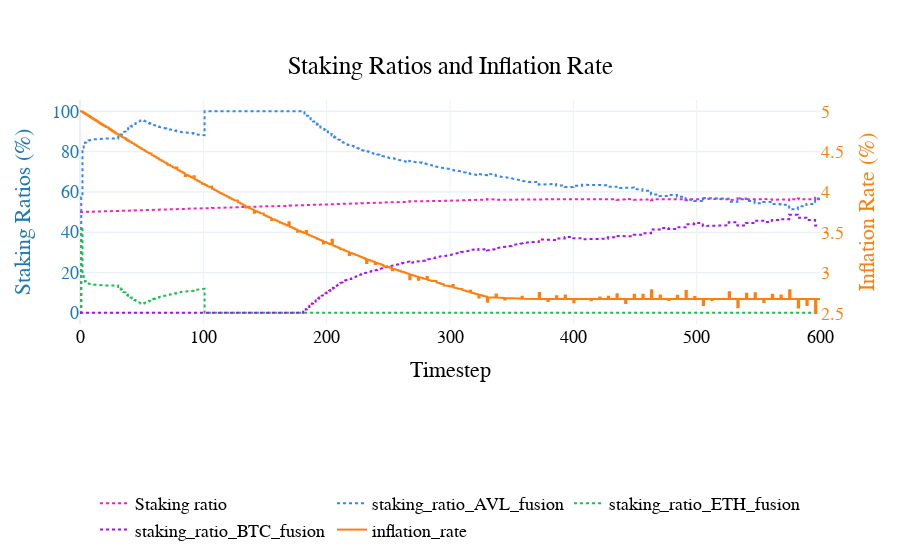

The notebook cell this image was saved under:
### Code cell
fig= visualizations.plot_staking_ratio_inflation_rate(
    df,
    assets=['AVL', 'ETH', 'BTC']
)
pio.show(fig)

### Figure 1 — Plotly figure (JSON) as saved in the notebook; plotly's stock layout.template omitted (floating-point values rounded to 4 significant figures; data arrays with more than 128 entries replaced by an {"elided": "..."} marker saying what was removed)
{"data": [{"line": {"color": "#FC1CBF", "dash": "dot"}, "name": "Staking ratio", "type": "scatter", "x": {"elided": "4801 int values"}, "y": {"elided": "4801 float values"}, "yaxis": "y"}, {"line": {"color": "#3283FE", "dash": "dot"}, "name": "staking_ratio_AVL_fusion", "type": "scatter", "x": {"elided": "4801 int values"}, "y": {"elided": "4801 float values"}, "yaxis": "y"}, {"line": {"color": "#1CBE4F", "dash": "dot"}, "name": "staking_ratio_ETH_fusion", "type": "scatter", "x": {"elided": "4801 int values"}, "y": {"elided": "4801 float values"}, "yaxis": "y"}, {"line": {"color": "#AA0DFE", "dash": "dot"}, "name": "staking_ratio_BTC_fusion", "type": "scatter", "x": {"elided": "4801 int values"}, "y": {"elided": "4801 float values"}, "yaxis": "y"}, {"line": {"color": "#ff7f0e", "dash": "solid"}, "name": "inflation_rate", "type": "scatter", "x": {"elided": "4801 int values"}, "y": {"elided": "4801 float values"}, "yaxis": "y2"}], "layout": {"font": {"color": "black", "family": "Arial", "size": 18}, "hovermode": "x unified", "legend": {"orientation": "h", "x": 0.5, "xanchor": "center", "y": -1, "yanchor": "bottom"}, "paper_bgcolor": "rgba(255, 255, 255, 1)", "plot_bgcolor": "rgba(255, 255, 255, 1)", "title": {"text": "Staking Ratios and Inflation Rate", "x": 0.5, "xanchor": "center", "y": 0.9, "yanchor": "top"}, "xaxis": {"title": {"text": "Timestep"}}, "yaxis": {"tickfont": {"color": "#1f77b4"}, "title": {"font": {"color": "#1f77b4"}, "text": "Staking Ratios (%)"}}, "yaxis2": {"overlaying": "y", "side": "right", "tickfont": {"color": "#ff7f0e"}, "title": {"font": {"color": "#ff7f0e"}, "text": "Inflation Rate (%)"}}}}
